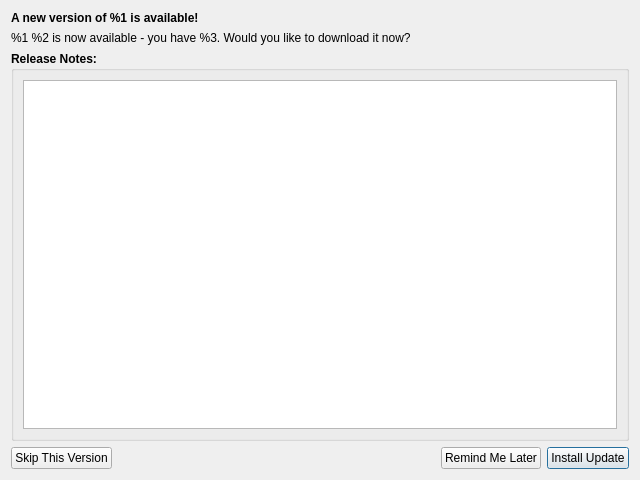
<?xml version="1.0" encoding="UTF-8"?>
<ui version="4.0">
 <class>FvUpdateWindow</class>
 <widget class="QWidget" name="FvUpdateWindow">
  <property name="geometry">
   <rect>
    <x>0</x>
    <y>0</y>
    <width>640</width>
    <height>480</height>
   </rect>
  </property>
  <property name="windowTitle">
   <string>Software Update</string>
  </property>
  <layout class="QHBoxLayout" name="horizontalLayout_6">
   <item>
    <layout class="QVBoxLayout" name="verticalLayout">
     <item>
      <widget class="QLabel" name="newVersionIsAvailableLabel">
       <property name="font">
        <font>
         <weight>75</weight>
         <bold>true</bold>
        </font>
       </property>
       <property name="text">
        <string>A new version of %1 is available!</string>
       </property>
      </widget>
     </item>
     <item>
      <widget class="QLabel" name="wouldYouLikeToDownloadLabel">
       <property name="text">
        <string>%1 %2 is now available - you have %3. Would you like to download it now?</string>
       </property>
      </widget>
     </item>
     <item>
      <widget class="QGroupBox" name="groupBox">
       <property name="font">
        <font>
         <weight>75</weight>
         <bold>true</bold>
        </font>
       </property>
       <property name="title">
        <string>Release Notes:</string>
       </property>
       <layout class="QHBoxLayout" name="horizontalLayout_7">
        <item>
         <widget class="QTextBrowser" name="releaseNotes"/>
        </item>
       </layout>
      </widget>
     </item>
     <item>
      <layout class="QHBoxLayout" name="horizontalLayout_3">
       <item>
        <widget class="QPushButton" name="skipThisVersionButton">
         <property name="text">
          <string>Skip This Version</string>
         </property>
        </widget>
       </item>
       <item>
        <spacer name="horizontalSpacer">
         <property name="orientation">
          <enum>Qt::Horizontal</enum>
         </property>
         <property name="sizeHint" stdset="0">
          <size>
           <width>40</width>
           <height>20</height>
          </size>
         </property>
        </spacer>
       </item>
       <item>
        <widget class="QPushButton" name="remindMeLaterButton">
         <property name="text">
          <string>Remind Me Later</string>
         </property>
        </widget>
       </item>
       <item>
        <widget class="QPushButton" name="installUpdateButton">
         <property name="text">
          <string>Install Update</string>
         </property>
         <property name="autoDefault">
          <bool>true</bool>
         </property>
         <property name="default">
          <bool>true</bool>
         </property>
        </widget>
       </item>
      </layout>
     </item>
    </layout>
   </item>
  </layout>
 </widget>
 <resources/>
 <connections/>
</ui>
